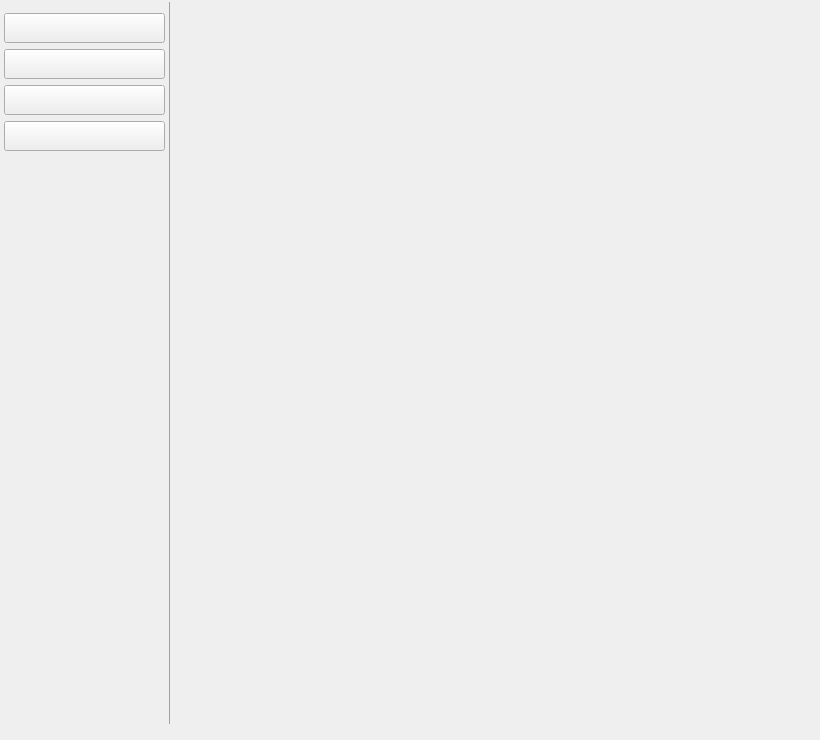
<?xml version="1.0" encoding="UTF-8"?>
<ui version="4.0">
 <class>WSettingSelectWidgetClass</class>
 <widget class="QWidget" name="WSettingSelectWidgetClass">
  <property name="geometry">
   <rect>
    <x>0</x>
    <y>0</y>
    <width>820</width>
    <height>740</height>
   </rect>
  </property>
  <property name="windowTitle">
   <string>WSettingSelectWidget</string>
  </property>
  <property name="styleSheet">
   <string notr="true">QWidget{
	font: 12px &quot;微软雅黑&quot;;
}

QFrame#frame_left{
	border:1px;
	border-right:1px solid rgba(80,80,80,125)
}</string>
  </property>
  <layout class="QHBoxLayout" name="horizontalLayout">
   <property name="spacing">
    <number>0</number>
   </property>
   <property name="leftMargin">
    <number>0</number>
   </property>
   <property name="topMargin">
    <number>2</number>
   </property>
   <property name="rightMargin">
    <number>0</number>
   </property>
   <property name="bottomMargin">
    <number>16</number>
   </property>
   <item>
    <widget class="QFrame" name="frame_left">
     <property name="minimumSize">
      <size>
       <width>170</width>
       <height>0</height>
      </size>
     </property>
     <property name="maximumSize">
      <size>
       <width>170</width>
       <height>16777215</height>
      </size>
     </property>
     <property name="frameShape">
      <enum>QFrame::StyledPanel</enum>
     </property>
     <property name="frameShadow">
      <enum>QFrame::Raised</enum>
     </property>
     <layout class="QVBoxLayout" name="verticalLayout">
      <property name="leftMargin">
       <number>4</number>
      </property>
      <property name="rightMargin">
       <number>4</number>
      </property>
      <item>
       <widget class="WNavbarButton" name="pb_account">
        <property name="minimumSize">
         <size>
          <width>140</width>
          <height>30</height>
         </size>
        </property>
        <property name="text">
         <string/>
        </property>
       </widget>
      </item>
      <item>
       <widget class="WNavbarButton" name="pb_help">
        <property name="minimumSize">
         <size>
          <width>0</width>
          <height>30</height>
         </size>
        </property>
        <property name="text">
         <string/>
        </property>
       </widget>
      </item>
      <item>
       <widget class="WNavbarButton" name="pb_team">
        <property name="minimumSize">
         <size>
          <width>0</width>
          <height>30</height>
         </size>
        </property>
        <property name="text">
         <string/>
        </property>
       </widget>
      </item>
      <item>
       <widget class="WNavbarButton" name="pb_tools">
        <property name="minimumSize">
         <size>
          <width>0</width>
          <height>30</height>
         </size>
        </property>
        <property name="text">
         <string/>
        </property>
       </widget>
      </item>
      <item>
       <spacer name="verticalSpacer">
        <property name="orientation">
         <enum>Qt::Vertical</enum>
        </property>
        <property name="sizeHint" stdset="0">
         <size>
          <width>20</width>
          <height>583</height>
         </size>
        </property>
       </spacer>
      </item>
     </layout>
    </widget>
   </item>
   <item>
    <widget class="QStackedWidget" name="stackedWidget">
     <property name="maximumSize">
      <size>
       <width>830</width>
       <height>660</height>
      </size>
     </property>
     <widget class="WAccountPage" name="account_widget"/>
     <widget class="WInvitePage" name="invite_page"/>
     <widget class="WGerenalPage" name="gerenal_page"/>
     <widget class="WRobotPage" name="robot_page"/>
    </widget>
   </item>
  </layout>
 </widget>
 <layoutdefault spacing="6" margin="11"/>
 <customwidgets>
  <customwidget>
   <class>WNavbarButton</class>
   <extends>QPushButton</extends>
   <header>widget/model/WNavbarButton.h</header>
  </customwidget>
  <customwidget>
   <class>WGerenalPage</class>
   <extends>QWidget</extends>
   <header>WGerenalPage.h</header>
   <container>1</container>
  </customwidget>
  <customwidget>
   <class>WAccountPage</class>
   <extends>QWidget</extends>
   <header>WAccountPage.h</header>
   <container>1</container>
  </customwidget>
  <customwidget>
   <class>WInvitePage</class>
   <extends>QWidget</extends>
   <header>WInvitePage.h</header>
   <container>1</container>
  </customwidget>
  <customwidget>
   <class>WRobotPage</class>
   <extends>QWidget</extends>
   <header>WRobotPage.h</header>
   <container>1</container>
  </customwidget>
 </customwidgets>
 <resources>
  <include location="../../AiSound.qrc"/>
 </resources>
 <connections/>
</ui>
